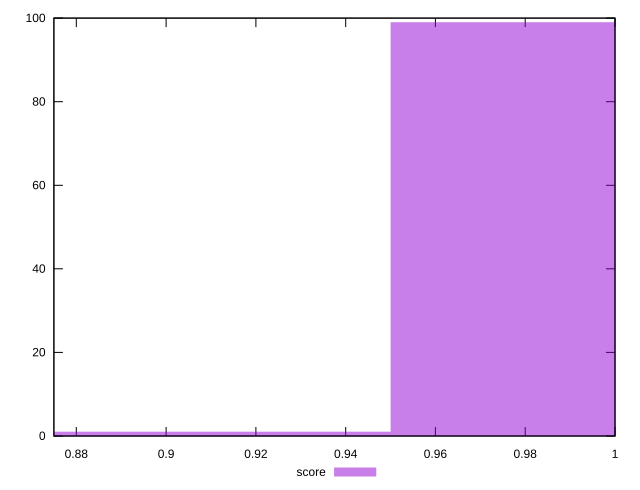

gnuplot code for this plot:
reset
set terminal svg size 640, 490 enhanced background rgb 'white'
set output "reprap/unminified-javascript/samples/pages+cached+noexternal+nosvg/score/histogram.svg"

$score <<EOF
1.0028206787949971 99
0.8734244621762879 1
EOF

set key outside below
set boxwidth 0.03234905415467733
set yrange [0:100]
set style fill transparent solid 0.5 noborder

plot \
  $score title "score" with boxes, \


reset
